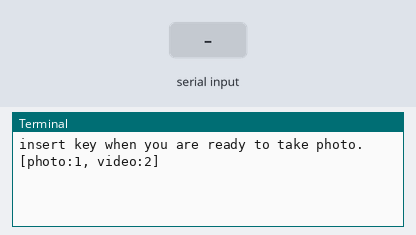
The program below on a simulated Raspberry Pi (BCM pin numbers). Parts: the last lines printed to the terminal. The test bench sets the inputs (shaded band). The clock reads 2024-03-15 10:24:30 at power-on unless the program sets it; the camera gives no picture and a still takes 0.5 s.

Above: at 1.2 s.
1.3 s: "1" typed at the terminal, then Enter
At 1.7 s:
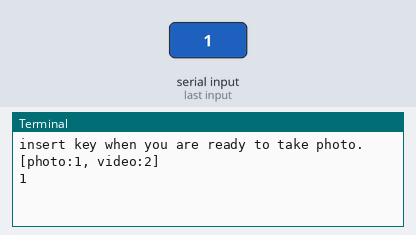
2.8 s: "2" typed at the terminal, then Enter
At 4.0 s:
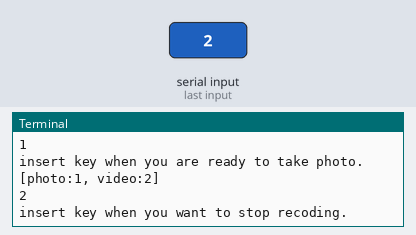
4.3 s: "0" typed at the terminal, then Enter
At 5.3 s:
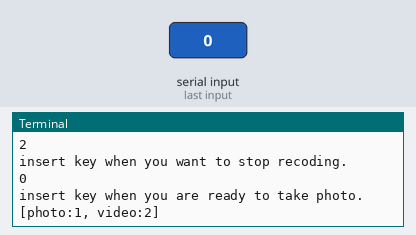

Measured:
- after the input at 1.3 s, the terminal: prints a new line at once (image 1)
- after the input at 2.8 s, the terminal: prints a new line at once (image 2)
- after the input at 4.3 s, the terminal: prints a new line at once (image 3)

The program:

07picameara.py
```python
import time
import picamera

with picamera.PiCamera() as camera:
    try:
        camera.start_preview()
        while True:
            shutter = eval(input('insert key when you are ready to take photo. [photo:1, video:2] '))
            now_str = time.strftime("%Y%m%d-%H%M%S")
            if shutter == 1:
                camera.capture('/home/pi/demo/camera/photo%s.gif' %now_str)
            elif shutter == 2:
                camera.start_recording('/home/pi/demo/camera/video%s.h264' %now_str)
                input('insert key when you want to stop recoding.')
                camera.stop_recording()
    finally:
        camera.stop_preview()
    
```
